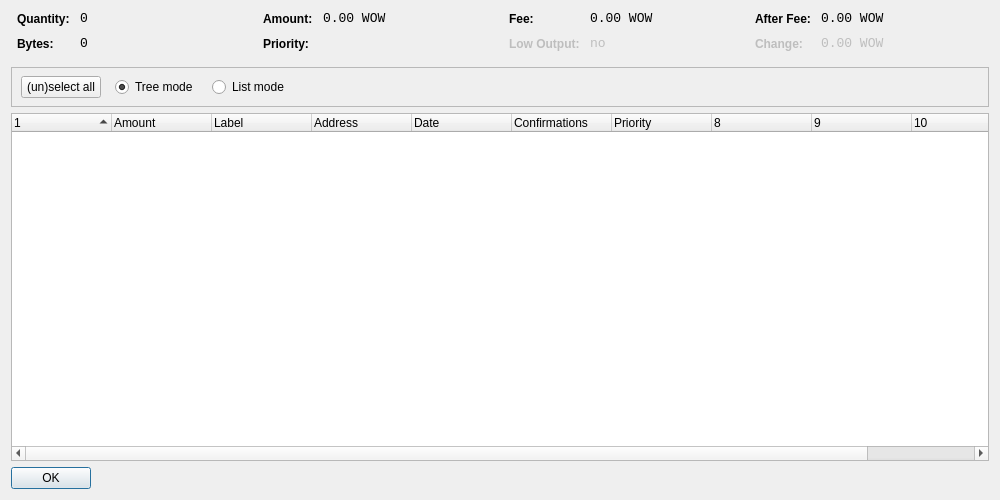
<?xml version="1.0" encoding="UTF-8"?>
<ui version="4.0">
 <class>CoinControlDialog</class>
 <widget class="QDialog" name="CoinControlDialog">
  <property name="geometry">
   <rect>
    <x>0</x>
    <y>0</y>
    <width>1000</width>
    <height>500</height>
   </rect>
  </property>
  <property name="windowTitle">
   <string>Coin Control</string>
  </property>
  <layout class="QVBoxLayout" name="verticalLayout">
   <item>
    <layout class="QHBoxLayout" name="horizontalLayoutTop" stretch="0,0,0,0">
     <property name="topMargin">
      <number>0</number>
     </property>
     <property name="bottomMargin">
      <number>10</number>
     </property>
     <item>
      <layout class="QFormLayout" name="formLayoutCoinControl1">
       <property name="horizontalSpacing">
        <number>10</number>
       </property>
       <property name="verticalSpacing">
        <number>10</number>
       </property>
       <property name="leftMargin">
        <number>6</number>
       </property>
       <property name="rightMargin">
        <number>6</number>
       </property>
       <item row="0" column="0">
        <widget class="QLabel" name="labelCoinControlQuantityText">
         <property name="styleSheet">
          <string notr="true">font-weight:bold;</string>
         </property>
         <property name="text">
          <string>Quantity:</string>
         </property>
        </widget>
       </item>
       <item row="0" column="1">
        <widget class="QLabel" name="labelCoinControlQuantity">
         <property name="font">
          <font>
           <family>Monospace</family>
           <pointsize>10</pointsize>
          </font>
         </property>
         <property name="cursor">
          <cursorShape>IBeamCursor</cursorShape>
         </property>
         <property name="contextMenuPolicy">
          <enum>Qt::ActionsContextMenu</enum>
         </property>
         <property name="text">
          <string notr="true">0</string>
         </property>
         <property name="textInteractionFlags">
          <set>Qt::LinksAccessibleByMouse|Qt::TextSelectableByKeyboard|Qt::TextSelectableByMouse</set>
         </property>
        </widget>
       </item>
       <item row="1" column="0">
        <widget class="QLabel" name="labelCoinControlBytesText">
         <property name="styleSheet">
          <string notr="true">font-weight:bold;</string>
         </property>
         <property name="text">
          <string>Bytes:</string>
         </property>
        </widget>
       </item>
       <item row="1" column="1">
        <widget class="QLabel" name="labelCoinControlBytes">
         <property name="font">
          <font>
           <family>Monospace</family>
           <pointsize>10</pointsize>
          </font>
         </property>
         <property name="cursor">
          <cursorShape>IBeamCursor</cursorShape>
         </property>
         <property name="contextMenuPolicy">
          <enum>Qt::ActionsContextMenu</enum>
         </property>
         <property name="text">
          <string notr="true">0</string>
         </property>
         <property name="textInteractionFlags">
          <set>Qt::LinksAccessibleByMouse|Qt::TextSelectableByKeyboard|Qt::TextSelectableByMouse</set>
         </property>
        </widget>
       </item>
      </layout>
     </item>
     <item>
      <layout class="QFormLayout" name="formLayoutCoinControl2">
       <property name="horizontalSpacing">
        <number>10</number>
       </property>
       <property name="verticalSpacing">
        <number>10</number>
       </property>
       <property name="leftMargin">
        <number>6</number>
       </property>
       <property name="rightMargin">
        <number>6</number>
       </property>
       <item row="0" column="0">
        <widget class="QLabel" name="labelCoinControlAmountText">
         <property name="styleSheet">
          <string notr="true">font-weight:bold;</string>
         </property>
         <property name="text">
          <string>Amount:</string>
         </property>
        </widget>
       </item>
       <item row="0" column="1">
        <widget class="QLabel" name="labelCoinControlAmount">
         <property name="font">
          <font>
           <family>Monospace</family>
           <pointsize>10</pointsize>
          </font>
         </property>
         <property name="cursor">
          <cursorShape>IBeamCursor</cursorShape>
         </property>
         <property name="contextMenuPolicy">
          <enum>Qt::ActionsContextMenu</enum>
         </property>
         <property name="text">
          <string notr="true">0.00 WOW</string>
         </property>
         <property name="textInteractionFlags">
          <set>Qt::LinksAccessibleByMouse|Qt::TextSelectableByKeyboard|Qt::TextSelectableByMouse</set>
         </property>
        </widget>
       </item>
       <item row="1" column="0">
        <widget class="QLabel" name="labelCoinControlPriorityText">
         <property name="styleSheet">
          <string notr="true">font-weight:bold;</string>
         </property>
         <property name="text">
          <string>Priority:</string>
         </property>
        </widget>
       </item>
       <item row="1" column="1">
        <widget class="QLabel" name="labelCoinControlPriority">
         <property name="font">
          <font>
           <family>Monospace</family>
           <pointsize>10</pointsize>
          </font>
         </property>
         <property name="cursor">
          <cursorShape>IBeamCursor</cursorShape>
         </property>
         <property name="contextMenuPolicy">
          <enum>Qt::ActionsContextMenu</enum>
         </property>
         <property name="text">
          <string/>
         </property>
         <property name="textInteractionFlags">
          <set>Qt::LinksAccessibleByMouse|Qt::TextSelectableByKeyboard|Qt::TextSelectableByMouse</set>
         </property>
        </widget>
       </item>
      </layout>
     </item>
     <item>
      <layout class="QFormLayout" name="formLayoutCoinControl3">
       <property name="horizontalSpacing">
        <number>10</number>
       </property>
       <property name="verticalSpacing">
        <number>10</number>
       </property>
       <property name="leftMargin">
        <number>6</number>
       </property>
       <property name="rightMargin">
        <number>6</number>
       </property>
       <item row="0" column="0">
        <widget class="QLabel" name="labelCoinControlFeeText">
         <property name="styleSheet">
          <string notr="true">font-weight:bold;</string>
         </property>
         <property name="text">
          <string>Fee:</string>
         </property>
        </widget>
       </item>
       <item row="0" column="1">
        <widget class="QLabel" name="labelCoinControlFee">
         <property name="font">
          <font>
           <family>Monospace</family>
           <pointsize>10</pointsize>
          </font>
         </property>
         <property name="cursor">
          <cursorShape>IBeamCursor</cursorShape>
         </property>
         <property name="contextMenuPolicy">
          <enum>Qt::ActionsContextMenu</enum>
         </property>
         <property name="text">
          <string notr="true">0.00 WOW</string>
         </property>
         <property name="textInteractionFlags">
          <set>Qt::LinksAccessibleByMouse|Qt::TextSelectableByKeyboard|Qt::TextSelectableByMouse</set>
         </property>
        </widget>
       </item>
       <item row="1" column="0">
        <widget class="QLabel" name="labelCoinControlLowOutputText">
         <property name="enabled">
          <bool>false</bool>
         </property>
         <property name="styleSheet">
          <string notr="true">font-weight:bold;</string>
         </property>
         <property name="text">
          <string>Low Output:</string>
         </property>
        </widget>
       </item>
       <item row="1" column="1">
        <widget class="QLabel" name="labelCoinControlLowOutput">
         <property name="enabled">
          <bool>false</bool>
         </property>
         <property name="font">
          <font>
           <family>Monospace</family>
           <pointsize>10</pointsize>
          </font>
         </property>
         <property name="cursor">
          <cursorShape>IBeamCursor</cursorShape>
         </property>
         <property name="contextMenuPolicy">
          <enum>Qt::ActionsContextMenu</enum>
         </property>
         <property name="text">
          <string notr="true">no</string>
         </property>
         <property name="textInteractionFlags">
          <set>Qt::LinksAccessibleByMouse|Qt::TextSelectableByKeyboard|Qt::TextSelectableByMouse</set>
         </property>
        </widget>
       </item>
      </layout>
     </item>
     <item>
      <layout class="QFormLayout" name="formLayoutCoinControl4">
       <property name="horizontalSpacing">
        <number>10</number>
       </property>
       <property name="verticalSpacing">
        <number>10</number>
       </property>
       <property name="leftMargin">
        <number>6</number>
       </property>
       <property name="rightMargin">
        <number>6</number>
       </property>
       <item row="0" column="0">
        <widget class="QLabel" name="labelCoinControlAfterFeeText">
         <property name="styleSheet">
          <string notr="true">font-weight:bold;</string>
         </property>
         <property name="text">
          <string>After Fee:</string>
         </property>
        </widget>
       </item>
       <item row="0" column="1">
        <widget class="QLabel" name="labelCoinControlAfterFee">
         <property name="font">
          <font>
           <family>Monospace</family>
           <pointsize>10</pointsize>
          </font>
         </property>
         <property name="cursor">
          <cursorShape>IBeamCursor</cursorShape>
         </property>
         <property name="contextMenuPolicy">
          <enum>Qt::ActionsContextMenu</enum>
         </property>
         <property name="text">
          <string notr="true">0.00 WOW</string>
         </property>
         <property name="textInteractionFlags">
          <set>Qt::LinksAccessibleByMouse|Qt::TextSelectableByKeyboard|Qt::TextSelectableByMouse</set>
         </property>
        </widget>
       </item>
       <item row="1" column="0">
        <widget class="QLabel" name="labelCoinControlChangeText">
         <property name="enabled">
          <bool>false</bool>
         </property>
         <property name="styleSheet">
          <string notr="true">font-weight:bold;</string>
         </property>
         <property name="text">
          <string>Change:</string>
         </property>
        </widget>
       </item>
       <item row="1" column="1">
        <widget class="QLabel" name="labelCoinControlChange">
         <property name="enabled">
          <bool>false</bool>
         </property>
         <property name="font">
          <font>
           <family>Monospace</family>
           <pointsize>10</pointsize>
          </font>
         </property>
         <property name="cursor">
          <cursorShape>IBeamCursor</cursorShape>
         </property>
         <property name="contextMenuPolicy">
          <enum>Qt::ActionsContextMenu</enum>
         </property>
         <property name="text">
          <string notr="true">0.00 WOW</string>
         </property>
         <property name="textInteractionFlags">
          <set>Qt::LinksAccessibleByMouse|Qt::TextSelectableByKeyboard|Qt::TextSelectableByMouse</set>
         </property>
        </widget>
       </item>
      </layout>
     </item>
    </layout>
   </item>
   <item>
    <widget class="QFrame" name="frame">
     <property name="minimumSize">
      <size>
       <width>0</width>
       <height>40</height>
      </size>
     </property>
     <property name="frameShape">
      <enum>QFrame::StyledPanel</enum>
     </property>
     <property name="frameShadow">
      <enum>QFrame::Sunken</enum>
     </property>
     <widget class="QWidget" name="horizontalLayoutWidget">
      <property name="geometry">
       <rect>
        <x>10</x>
        <y>0</y>
        <width>781</width>
        <height>41</height>
       </rect>
      </property>
      <layout class="QHBoxLayout" name="horizontalLayoutPanel" stretch="0,0,0,0">
       <property name="spacing">
        <number>14</number>
       </property>
       <item>
        <widget class="QPushButton" name="pushButtonSelectAll">
         <property name="sizePolicy">
          <sizepolicy hsizetype="Maximum" vsizetype="Fixed">
           <horstretch>0</horstretch>
           <verstretch>0</verstretch>
          </sizepolicy>
         </property>
         <property name="text">
          <string>(un)select all</string>
         </property>
        </widget>
       </item>
       <item>
        <widget class="QRadioButton" name="radioTreeMode">
         <property name="sizePolicy">
          <sizepolicy hsizetype="Maximum" vsizetype="Fixed">
           <horstretch>0</horstretch>
           <verstretch>0</verstretch>
          </sizepolicy>
         </property>
         <property name="text">
          <string>Tree mode</string>
         </property>
         <property name="checked">
          <bool>true</bool>
         </property>
        </widget>
       </item>
       <item>
        <widget class="QRadioButton" name="radioListMode">
         <property name="sizePolicy">
          <sizepolicy hsizetype="Maximum" vsizetype="Fixed">
           <horstretch>0</horstretch>
           <verstretch>0</verstretch>
          </sizepolicy>
         </property>
         <property name="text">
          <string>List mode</string>
         </property>
        </widget>
       </item>
       <item>
        <spacer name="horizontalSpacer">
         <property name="orientation">
          <enum>Qt::Horizontal</enum>
         </property>
         <property name="sizeHint" stdset="0">
          <size>
           <width>40</width>
           <height>20</height>
          </size>
         </property>
        </spacer>
       </item>
      </layout>
     </widget>
    </widget>
   </item>
   <item>
    <widget class="CoinControlTreeWidget" name="treeWidget">
     <property name="contextMenuPolicy">
      <enum>Qt::CustomContextMenu</enum>
     </property>
     <property name="sortingEnabled">
      <bool>false</bool>
     </property>
     <property name="columnCount">
      <number>11</number>
     </property>
     <attribute name="headerShowSortIndicator" stdset="0">
      <bool>true</bool>
     </attribute>
     <attribute name="headerStretchLastSection">
      <bool>false</bool>
     </attribute>
     <column>
      <property name="text">
       <string/>
      </property>
     </column>
     <column>
      <property name="text">
       <string>Amount</string>
      </property>
     </column>
     <column>
      <property name="text">
       <string>Label</string>
      </property>
     </column>
     <column>
      <property name="text">
       <string>Address</string>
      </property>
     </column>
     <column>
      <property name="text">
       <string>Date</string>
      </property>
     </column>
     <column>
      <property name="text">
       <string>Confirmations</string>
      </property>
      <property name="toolTip">
       <string>Confirmed</string>
      </property>
     </column>
     <column>
      <property name="text">
       <string>Priority</string>
      </property>
     </column>
     <column>
      <property name="text">
       <string/>
      </property>
     </column>
     <column>
      <property name="text">
       <string/>
      </property>
     </column>
     <column>
      <property name="text">
       <string/>
      </property>
     </column>
     <column>
      <property name="text">
       <string/>
      </property>
     </column>
    </widget>
   </item>
   <item>
    <widget class="QDialogButtonBox" name="buttonBox">
     <property name="sizePolicy">
      <sizepolicy hsizetype="Maximum" vsizetype="Fixed">
       <horstretch>0</horstretch>
       <verstretch>0</verstretch>
      </sizepolicy>
     </property>
     <property name="orientation">
      <enum>Qt::Horizontal</enum>
     </property>
     <property name="standardButtons">
      <set>QDialogButtonBox::Ok</set>
     </property>
    </widget>
   </item>
  </layout>
 </widget>
 <customwidgets>
  <customwidget>
   <class>CoinControlTreeWidget</class>
   <extends>QTreeWidget</extends>
   <header>coincontroltreewidget.h</header>
  </customwidget>
 </customwidgets>
 <resources/>
 <connections/>
</ui>
